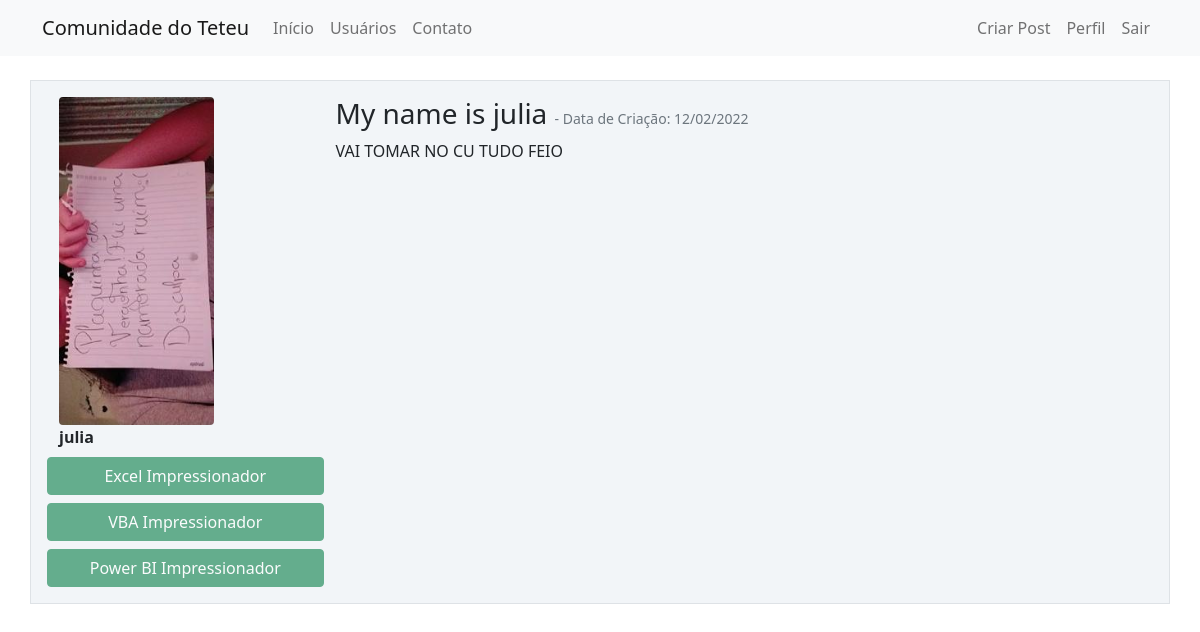
The app's page /post/7 (signed in) with its own data.
### comunidadeteteu/models.py (models this page shows, shortened)
class Usuario(database.Model, UserMixin):
    id = database.Column(database.Integer, primary_key=True)
    username = database.Column(database.String, nullable=False)
    email = database.Column(database.String, nullable=False, unique=True)
    senha = database.Column(database.String, nullable=False)
    foto_perfil = database.Column(database.String, default='default.jpg')
    posts = database.relationship('Post', backref='autor', lazy=True)
    cursos = database.Column(database.String, nullable=False, default='Não Informado')

class Post(database.Model):
    id = database.Column(database.Integer, primary_key=True)
    titulo = database.Column(database.String, nullable=False)
    corpo = database.Column(database.Text, nullable=False)
    data_criacao = database.Column(database.DateTime, nullable=False, default=datetime.utcnow)
    id_usuario = database.Column(database.Integer, database.ForeignKey('usuario.id'), nullable=False)

### comunidadeteteu/routes.py (the view)
@app.route('/post/<post_id>', methods=['GET', 'POST'])
@login_required
def exibir_post(post_id):
    post = Post.query.get(post_id)
    if current_user == post.autor:
        form = FormEditarPost()
        if request.method == 'GET':
            form.titulo.data = post.titulo
            form.corpo.data = post.corpo
        elif form.validate_on_submit():
            post.titulo = form.titulo.data
            post.corpo = form.corpo.data
            database.session.commit()
            flash('Post Atualizado com sucesso', 'alert-success')
            return redirect(url_for('home'))
    else:
        form = None
    return render_template('post.html', post=post, form=form)

### comunidadeteteu/models.py (called while the page is built)
@login_manager.user_loader
def load_usuario(id_usuario):
    return Usuario.query.get(int(id_usuario))

### comunidadeteteu/templates/post.html (shortened to what this page needs)
{% extends 'base.html' %}
{% block body %}
        <div class="container">
            <div class="row border mt-4 p-3 meupost">
                <div class="col col-3">
                    <div class="image pe-2"> <img src="{{ url_for('static', filename='fotos_perfil/{}'.format(post.autor.foto_perfil)) }}" class="rounded" width="155"> </div>
                    <div>
                        <strong>{{ post.autor.username }}</strong>
                    </div>
                    <div class="row justify-content-center">
                            {% if current_user.cursos %}
                                {% for curso in current_user.cursos.split(';') %}
                                    <button type="button" class="btn btn-success mt-2" disabled>{{ curso }}</button>
                                {% endfor %}
                            {% else %}
                                <button type="button" class="btn btn-success mt-2" disabled>Não Informado</button>
                            {% endif %}
                    </div>
                </div>
                <div class="col col-9">
                    <h3>{{ post.titulo }}
                        <small class="text-muted" style="font-size: 14px"> - Data de Criação: {{ post.data_criacao.strftime('%d/%m/%Y') }}
                        </small>
                    </h3>
                    <p>{{ post.corpo }}</p>
                </div>
            </div>
        </div>
{% endblock %}

### comunidadeteteu/static/main.css (style rules this page uses)
.meupost { background: #f2f5f8 !important; }

### records on screen
Usuario: foto_perfil (picture), autor.username "julia"
Post: titulo "My name is julia", data_criacao "12/02/2022", corpo "VAI TOMAR NO CU TUDO FEIO"

### other values on screen
{{ curso }} "Excel Impressionador" "VBA Impressionador" "Power BI Impressionador"
